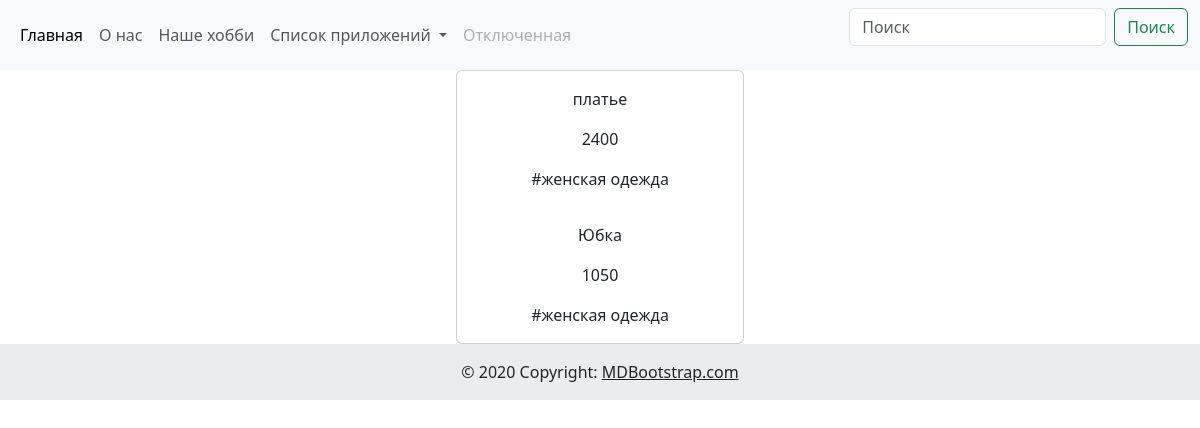
The app's page /female_cloth/ with its own data.
### cloth/models.py (models this page shows, shortened)
class Cloth(models.Model):
    name = models.CharField(max_length=100)
    price = models.PositiveIntegerField(default=1050)
    tags = models.ManyToManyField(TagCloth)

class TagCloth(models.Model):
    name = models.CharField(max_length=100)

### cloth/views.py (the view)
# urls.py: path("female_cloth/", views.FemaleClothView.as_view(), name="female_cloth"),
class FemaleClothView(generic.ListView):
    template_name = "cloth/female_cloth.html"
    context_object_name = "female_cloth"
    model = models.Cloth
    def get_queryset(self):
        return self.model.objects.filter(tags__name="женская одежда").order_by("-id")

### templates/cloth/female_cloth.html
{% include 'header.html' %}
<center>
  <div class="card" style="width: 18rem;">
    {% for i in female_cloth %}
      <div class="card-body">
        <p class="card-text">{{ i.name }}</p>
        <p class="card-text">{{ i.price }}</p>
        {% for j in i.tags.all %}
        <p class="card-text">#{{ j.name }}</p>
        {% endfor %}
      </div>
    {% endfor %}
  </div>
</center>
{% include 'footer.html' %}

### records on screen
Cloth: name "платье", price "2400"
TagCloth: name "женская одежда"
Cloth: name "Юбка", price "1050"
